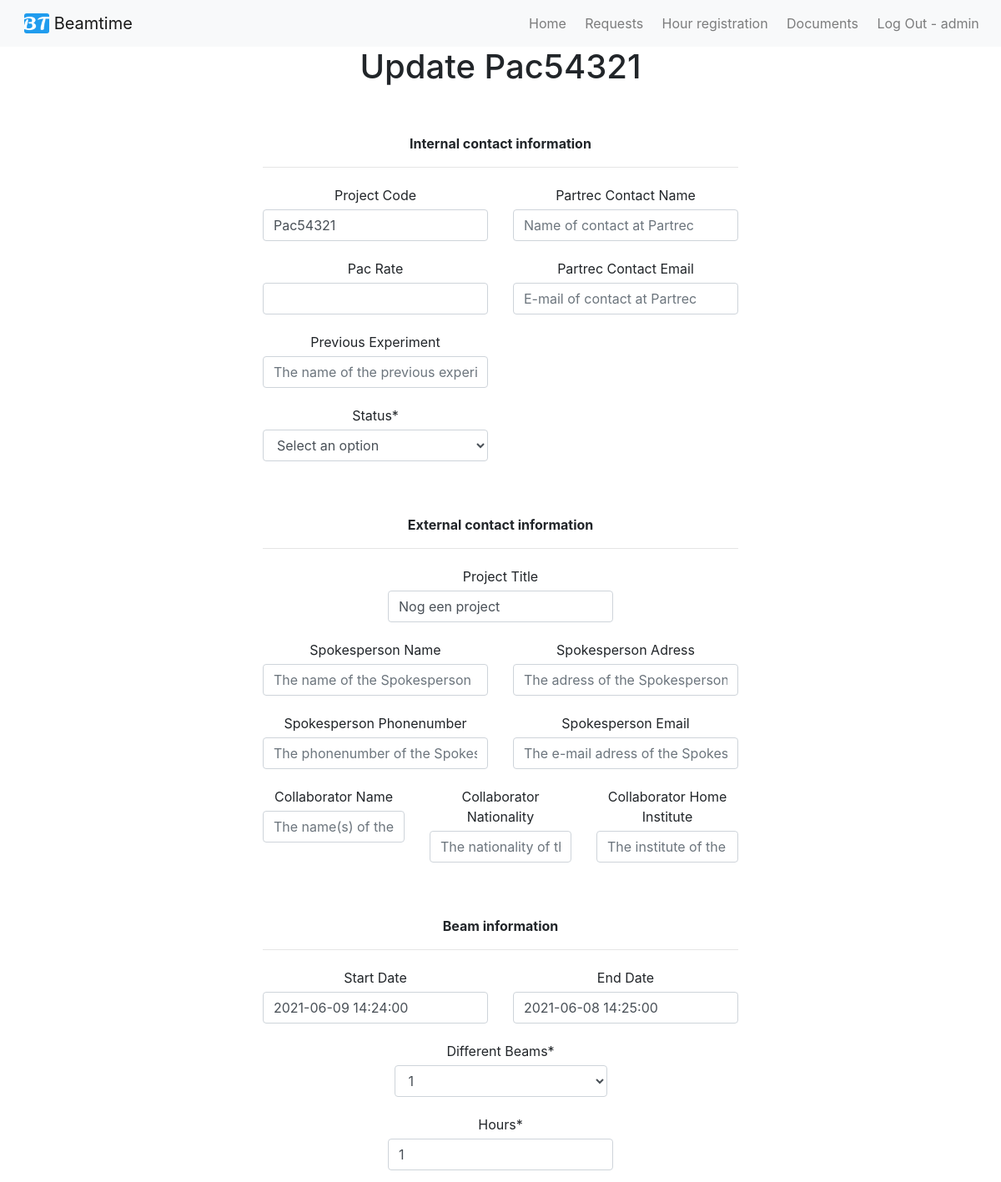
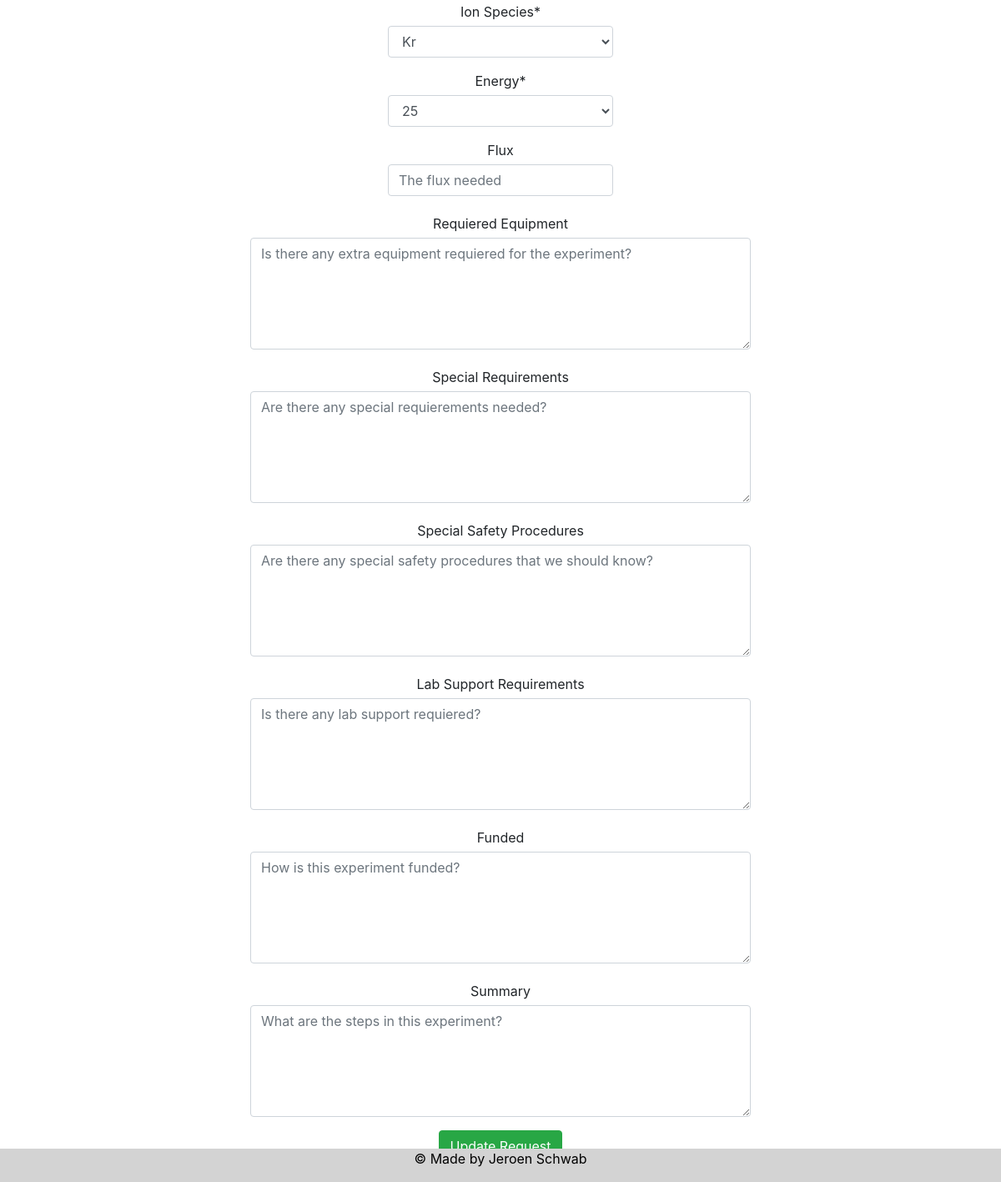
The app's page /beamrequest/Pac54321/update/ (signed in) with its own data (2 pictures, top to bottom).
### beamrequest/models.py (models this page shows, shortened)
class CreateBeamRequestModel(models.Model):
	SELECT		= 'Select'
	REQUEST		= 'Request'
	TENTATIVE	= 'Tentavive'
	ACCEPTED	= 'Accepted'
	CONFIRMED	= 'Confirmed'
	CANCELLED	= 'Cancelled'
	COMPLETED	= 'Completed'
	QUEUED		= 'Queued'
	STATUS_CHOICES = [
		(SELECT, ('Select an option')),
		(REQUEST, ('Request')),
		(TENTATIVE, ('Tentative')),
		(ACCEPTED,  ('Accepted')),
		(CONFIRMED, ('Confirmed')),
		(CANCELLED, ('Cancelled')),
		(COMPLETED, ('Completed')),
		(QUEUED, ('Queued')),
	]
	DIFBEAMS_CHOICES = [tuple([x,x]) for x in range(1,5)]
	SHIFTS_CHOICES = [tuple([x,x]) for x in range(1,17)]
	Project_Code = models.CharField(unique=True, max_length=20, blank = True)
	Pac_Rate = models.CharField(max_length=10, blank = True)
	Partrec_Contact_Name = models.CharField(max_length=50, blank = True)
	Partrec_Contact_Email = models.EmailField(blank = True)
	Previous_Experiment = models.CharField(max_length=200, blank = True)
	Status = models.CharField(max_length=25, choices=STATUS_CHOICES, default='SELECT')
	Project_Title = models.CharField(max_length=100, blank = True)
	Spokesperson_Name = models.CharField(max_length=50, blank = True)
	Spokesperson_Adress = models.CharField(max_length=50, blank = True)
	Spokesperson_Phonenumber = models.CharField(max_length=20, blank = True)
	Spokesperson_Email = models.EmailField(blank = True)
	Collaborator_Name = models.TextField(blank = True)
	Collaborator_Nationality = models.TextField(blank = True)
	Collaborator_Home_Institute = models.TextField(blank = True)
	Different_Beams = models.IntegerField(choices=DIFBEAMS_CHOICES, default='1')
	Hours = models.IntegerField(default='1')
	Ion_Species = models.ForeignKey(IonSpecies, on_delete=models.CASCADE)
	Energy = ChainedForeignKey(Energys, chained_field="Ion_Species", chained_model_field="Ion_Species",	show_all=False,	auto_choose=True)
	Flux = models.CharField(max_length=50, blank = True, null = True)
	Start_Date = models.DateTimeField(blank = True, null=True)
	End_Date = models.DateTimeField(blank = True, null=True)
	Requiered_Equipment = models.TextField(blank = True)
	Special_Requirements = models.TextField(blank = True)
	Special_Safety_Procedures = models.TextField(blank = True)
	Lab_Support_Requirements = models.TextField(blank = True)
	Funded = models.TextField(blank = True)
	Summary = models.TextField(blank = True)

### beamrequest/views.py (the view)
# urls.py: path('<str:Project_Code>/update/', beam_request_update_page, name='update'),
@staff_member_required
def beam_request_update_page(request, Project_Code):
    obj = get_object_or_404(CreateBeamRequestModel, Project_Code = Project_Code)
    form = CreateBeamRequestForm(request.POST or None, instance=obj)
    if form.is_valid():
        print(form.cleaned_data)
        form.save()
        return redirect('/beamrequest/home/')
    template_name = 'request/update.html'
    context = {"title": f"Update {obj.Project_Code}", 'form': form }
    return render(request, template_name, context)

### beamrequest/models.py (called while the page is built)
	def __str__(self):
		return self.Name

	def __str__(self):
		return self.Name

### templates/request/update.html (shortened to what this page needs)
{% extends 'base.html' %}
{% load crispy_forms_tags %}
{% block content %}
	<form method="post" novalidate>
		<br><br>
		<b>Internal contact information</b>
		<hr class="divider"></hr>
		<div class="row">
			<div class="col-6">
			 {{ form.Project_Code|as_crispy_field }}
			</div>
			<div class="col-6">
			 {{ form.Partrec_Contact_Name|as_crispy_field }}
		 </div>
		</div>
		<div class="row">
			<div class="col-6">
			 {{ form.Pac_Rate|as_crispy_field }}
			</div>
			<div class="col-6">
			 {{ form.Partrec_Contact_Email|as_crispy_field }}
		 </div>
		</div>
		<div class="row">
			<div class="col-6">
			 {{ form.Previous_Experiment|as_crispy_field }}
			</div>
			<div class="col-6">
		 </div>
		</div>
		<div class="row">
			<div class="col-6">
			 {{ form.Status|as_crispy_field }}
			</div>
			<div class="col-6">
		 </div>
		</div>
		<br><br>
		<b>External contact information</b>
		<hr class="divider"></hr>
		<div class="row justify-content-center">
		 <div class="col-6">
			{{ form.Project_Title|as_crispy_field }}
		 </div>
		</div>
		<div class="row">
		 <div class="col-6">
			{{ form.Spokesperson_Name|as_crispy_field }}
		 </div>
		 <div class="col-6">
			{{ form.Spokesperson_Adress|as_crispy_field }}
		 </div>
		</div>
		<div class="row">
		 <div class="col-6">
			{{ form.Spokesperson_Phonenumber|as_crispy_field }}
		 </div>
		 <div class="col-6">
			{{ form.Spokesperson_Email|as_crispy_field }}
		 </div>
		</div>
		<div class="row">
		 <div class="col-4">
			{{ form.Collaborator_Name|as_crispy_field }}
		 </div>
		 <div class="col-4">
			{{ form.Collaborator_Nationality|as_crispy_field }}
		 </div>
		 <div class="col-4">
			{{ form.Collaborator_Home_Institute|as_crispy_field }}
		 </div>
		</div>
		 <br><br>
		 <b>Beam information</b>
		 <hr class="divider"></hr>
		<div class="row">
			<div class="col-6">
			 {{ form.Start_Date|as_crispy_field }}
			</div>
		  <div class="col-6">
				{{ form.End_Date|as_crispy_field }}
			</div>
		</div>
		<div class="justify-content-center">
			<div class="col-6">
  			 {{ form.Different_Beams|as_crispy_field }}
 			</div>
		</div>
		<div class="row justify-content-center">
			<div class="col-6">
	  		  {{ form.Hours|as_crispy_field }}
		  	  {{ form.Ion_Species|as_crispy_field }}
			  {{ form.Energy|as_crispy_field }}
			  {{ form.Flux|as_crispy_field }}
			</div>
		</div>
		<div class="row justify-content-center">
		  {{ form.Requiered_Equipment|as_crispy_field }}
		  {{ form.Special_Requirements|as_crispy_field }}
		  {{ form.Special_Safety_Procedures|as_crispy_field }}
		  {{ form.Lab_Support_Requirements|as_crispy_field }}
		  {{ form.Funded|as_crispy_field }}
		  {{ form.Summary|as_crispy_field }}
		</div>
		<div class="row justify-content-center">
			<button type="submit" class="btn btn-success">Update Request</button>
		</div>
	</form>
<br>
{% endblock %}

### templates/navbar_main.html (shortened to what this page needs)
{% load static %}
<nav class="navbar navbar-expand-lg navbar-light bg-light">
  <div class="container-fluid">
    <a class="navbar-brand">
     <img src="{% static '/img/favicon.ico' %}" alt="" width="30" height="24" class="d-inline-block align-text-top">
     Beamtime
    </a>
    <div class="collapse navbar-collapse" id="navbarSupportedContent">
      <ul class="navbar-nav me-auto mb-2 mb-lg-0 ml-auto">
        <li class="nav-item">
          <a class="nav-link" href="/">Home</a>
        </li>
        {% if user.is_authenticated %}
          <li class="nav-item">
            <a class="nav-link" href="/beamrequest/home">Requests</a>
          </li>
          <li class="nav-item">
            <a class="nav-link" href="/hours/home">Hour registration</a>
          </li>
          <li class="nav-item">
            <a class="nav-link" href="/documentation/home">Documents</a>
          </li>
          <li class="nav-item">
            <a class="nav-link" href="{% url 'logout' %}">Log Out - {{ user.username }}</a>
          </li>
        </ul>
        {% else %}
          <li class="nav-item">
            <a class="nav-link" href="{% url 'login' %}">Log In</a>
          </li>
        {% endif %}
    </div>
  </div>
</nav>

### static/css/style.css (style rules this page uses)
label { display: block; margin: 5px 0; }
@media only screen and (min-width: 960px) { .navbar .navbar-nav .nav-link { padding: 1em 0.7em; } }
@media only screen and (min-width: 960px) { .navbar { padding: 0; } }
@media only screen and (min-width: 960px) { .navbar .navbar-brand { padding: 0 0.7em; } }
.navbar .navbar-nav .nav-link { position: relative; }
.navbar .navbar-nav .nav-link::after { position: absolute; bottom: 0; left: 0; right: 0; margin: auto; background-color: #000000; color: transparent; width: 0%; content: ''; height: 3px; transition: all 0.5s; }

### records on screen
CreateBeamRequestModel: Project_Code "Pac54321", Status "Select an option", Project_Title "Nog een project", Start_Date "2021-06-09 14:24:00", End_Date "2021-06-08 14:25:00", Different_Beams "1", Hours "1", Ion_Species "Kr", Energy "25"

### other values on screen
{{ user.username }} "admin"
{{ title }} "Update Pac54321"
